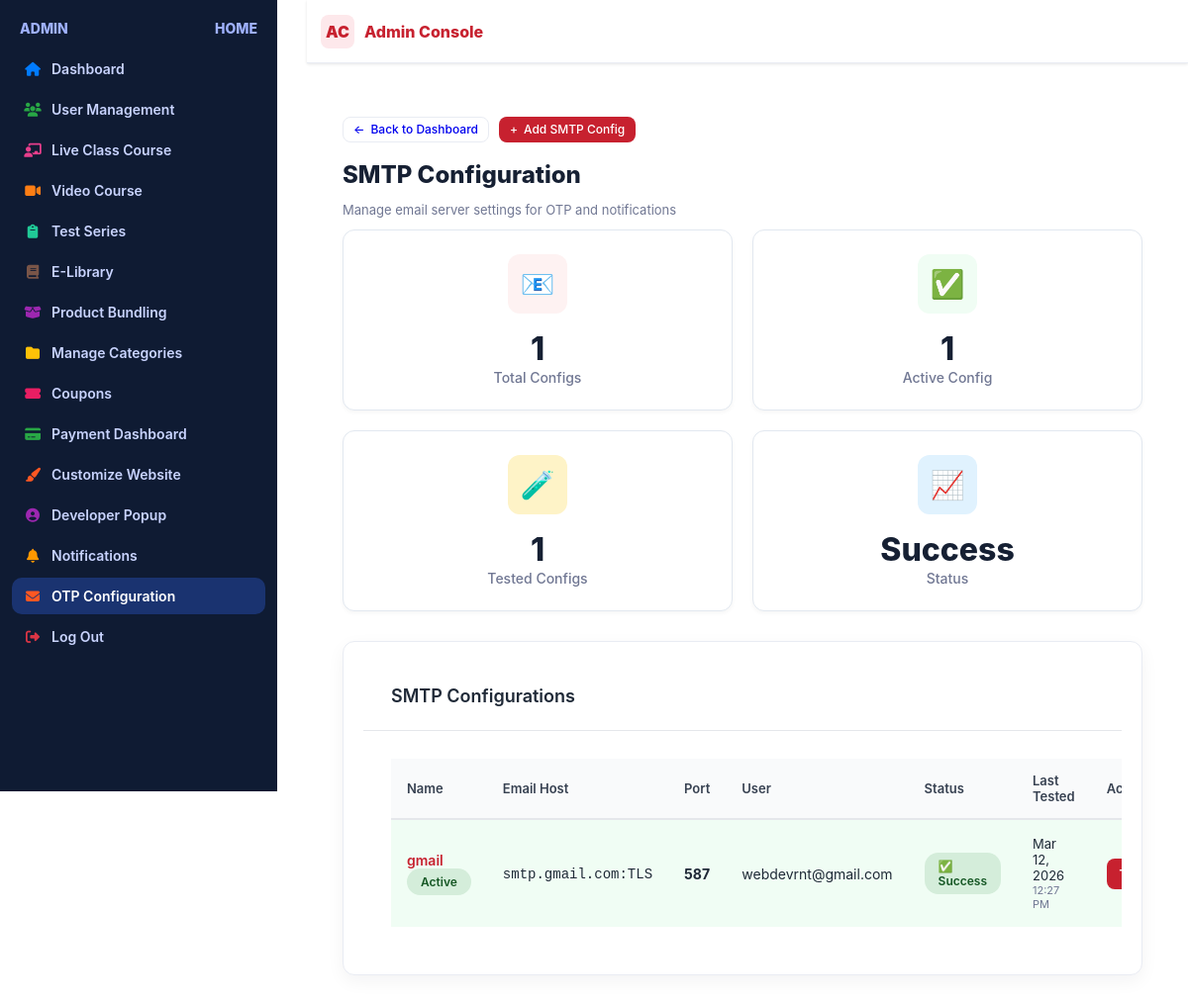
/smtp/ (signed in), run on an earlier commit of the app's database.
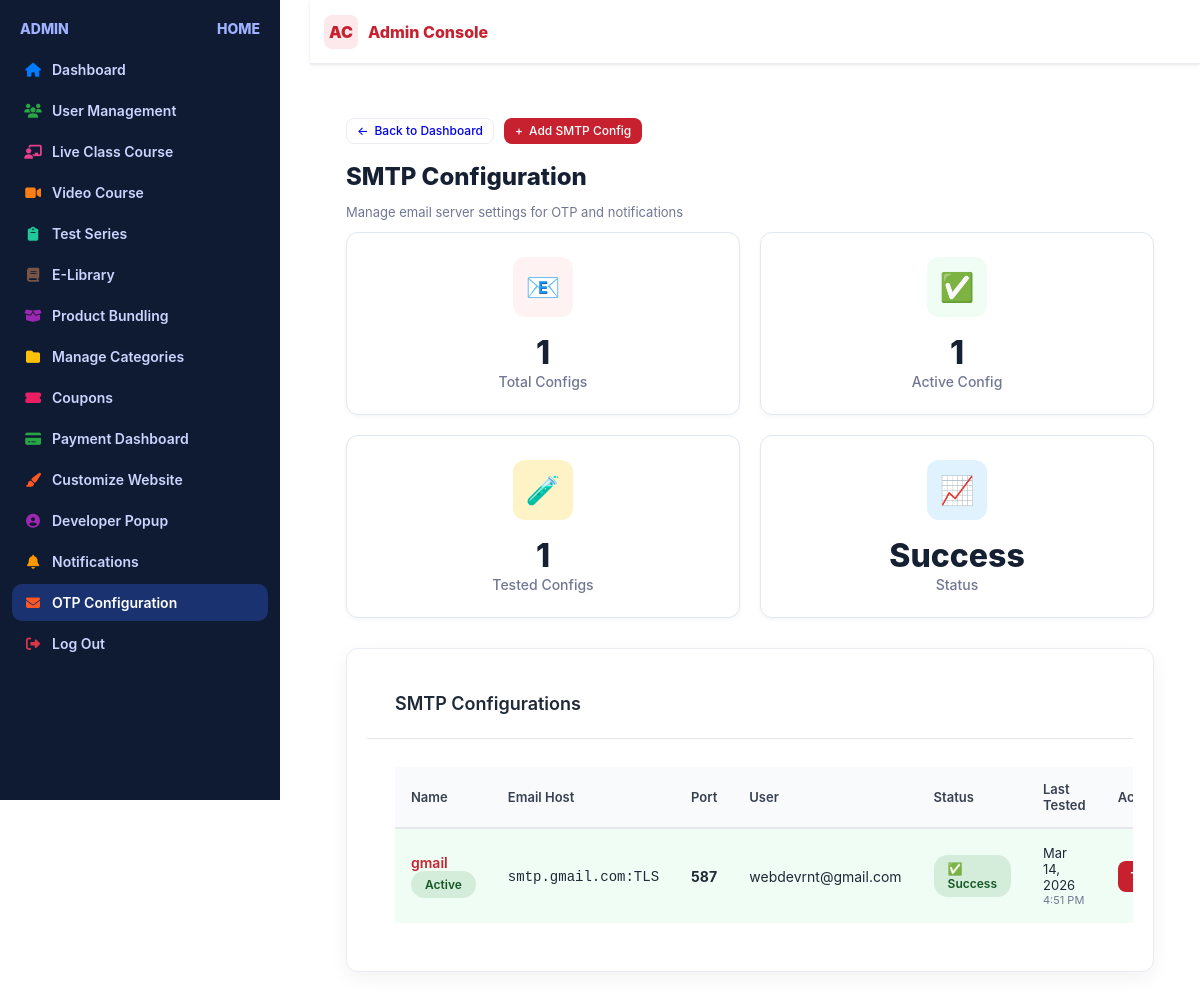
And on a later commit of the database.
### adminpanel/models.py (models this page shows, shortened)
class SMTPConfiguration(models.Model):
    BACKEND_CHOICES = [
        ('django.core.mail.backends.smtp.EmailBackend', 'SMTP Backend'),
        ('django.core.mail.backends.console.EmailBackend', 'Console Backend (Development)'),
    ]
    name = models.CharField(max_length=100, default="Default SMTP")
    email_backend = models.CharField(max_length=200, choices=BACKEND_CHOICES, default='django.core.mail.backends.smtp.EmailBackend')
    email_host = models.CharField(max_length=200, default='smtp.gmail.com', help_text="SMTP server hostname")
    email_port = models.IntegerField(default=587, help_text="SMTP server port (587 for TLS, 465 for SSL)")
    email_use_tls = models.BooleanField(default=True, help_text="Use TLS encryption")
    email_use_ssl = models.BooleanField(default=False, help_text="Use SSL encryption")
    email_host_user = models.EmailField(help_text="Email address for authentication")
    email_host_password = models.CharField(max_length=200, help_text="Email password or app password")
    default_from_email = models.EmailField(help_text="Default sender email address")
    is_active = models.BooleanField(default=True)
    created_at = models.DateTimeField(auto_now_add=True)
    updated_at = models.DateTimeField(auto_now=True)
    last_tested = models.DateTimeField(null=True, blank=True)
    test_status = models.CharField(max_length=20, choices=[
        ('success', 'Success'),
        ('failed', 'Failed'),
        ('pending', 'Pending')
    ], default='pending')
    class Meta:
        ordering = ['-is_active', '-created_at']
        verbose_name = "SMTP Configuration"
        verbose_name_plural = "SMTP Configurations"

### adminpanel/views.py (the view)
# urls.py: path('smtp/', views.smtp_configuration, name='smtp_configuration'),
@login_required
def smtp_configuration(request):
    configurations = SMTPConfiguration.objects.all()
    active_config = configurations.filter(is_active=True).first()
    context = {
        'configurations': configurations,
        'active_config': active_config,
        'total_configs': configurations.count(),
        'tested_configs': configurations.filter(test_status='success').count(),
    }
    return render(request, 'adminpanel/smtp_configuration.html', context)

### adminpanel/context_processors.py (called while the page is built)
def navbar_settings(request):
    try:
        settings = NavbarSettings.objects.filter(is_active=True).first()
        if not settings:
            settings = NavbarSettings.objects.create()
        return {'navbar_settings': settings}
    except Exception as e:
        print(f"Error in navbar_settings context processor: {e}")
        return {'navbar_settings': None}

def footer_settings(request):
    try:
        settings = FooterSettings.objects.filter(is_active=True).first()
        footer_links = FooterLink.objects.filter(is_active=True)
        footer_legal_links = FooterLegalLink.objects.filter(is_active=True)
        if not settings:
            settings = FooterSettings.objects.create()
        return {
            'footer_settings': settings,
            'footer_links': footer_links,
            'footer_legal_links': footer_legal_links,
        }
    except Exception as e:
        print(f"Error in footer_settings context processor: {e}")
        return {
            'footer_settings': None,
            'footer_links': [],
            'footer_legal_links': [],
        }

### adminpanel/templates/adminpanel/smtp_configuration.html (shortened to what the changed rows need)
{% extends 'admin_dashboard.html' %}
{% load static %}
{% block content %}
<div class="wrapper">
    <h1 class="h1">SMTP Configuration</h1>
    <div class="analytics-grid">
        <div class="analytics-card">
            <div class="analytics-icon icon-discount">📈</div>
            <div class="analytics-value">{% if active_config %}{{ active_config.test_status|title }}{% else %}None{% endif %}</div>
            <div class="analytics-label">Status</div>
        </div>
    </div>
    <div class="panel">
        {% if configurations %}
            <div class="admin-card-bd">
                <table class="admin-table">
                    <thead>
                        <tr>
                            <th>Name</th>
                            <th>Email Host</th>
                            <th>Port</th>
                            <th>User</th>
                            <th>Status</th>
                            <th>Last Tested</th>
                            <th>Actions</th>
                        </tr>
                    </thead>
                    <tbody>
                        {% for config in configurations %}
                            <tr {% if config.is_active %}style="background: #f0fdf4;"{% endif %}>
                                <td>
                                    <div class="coupon-code">
                                        {{ config.name }}
                                        {% if config.is_active %}
                                            <span class="status-badge status-active">Active</span>
                                        {% endif %}
                                    </div>
                                </td>
                                <td>
                                    <code>{{ config.email_host }}{% if config.email_use_tls %}:TLS{% endif %}{% if config.email_use_ssl %}:SSL{% endif %}</code>
                                </td>
                                <td><strong>{{ config.email_port }}</strong></td>
                                <td>{{ config.email_host_user }}</td>
                                <td>
                                    {% if config.test_status == 'success' %}
                                        <span class="status-badge status-active">✅ Success</span>
                                    {% elif config.test_status == 'failed' %}
                                        <span class="status-badge status-expired">❌ Failed</span>
                                    {% else %}
                                        <span class="status-badge status-inactive">⏳ Pending</span>
                                    {% endif %}
                                </td>
                                <td>
                                    {% if config.last_tested %}
                                        <div style="font-size: 13px;">{{ config.last_tested|date:"M d, Y" }}</div>
                                        <div style="font-size: 11px; color: var(--admin-muted);">{{ config.last_tested|date:"g:i A" }}</div>
                                    {% else %}
                                        <span style="color: var(--admin-muted); font-style: italic;">Never tested</span>
                                    {% endif %}
                                </td>
                                <td>
                                    <div class="row-actions">
                                        <button onclick="testSMTP({{ config.id }})" class="btn btn-primary" id="test-btn-{{ config.id }}">Test</button>
                                    </div>
                                </td>
                            </tr>
                        {% endfor %}
                    </tbody>
                </table>
            </div>
        {% endif %}
    </div>
</div>
{% endblock %}

What changed in the data, as far as the page shows it:
changed SMTPConfiguration "gmail": last_tested "Mar 12, 2026" → "Mar 14, 2026"; last_tested "12:27 PM" → "4:51 PM"
